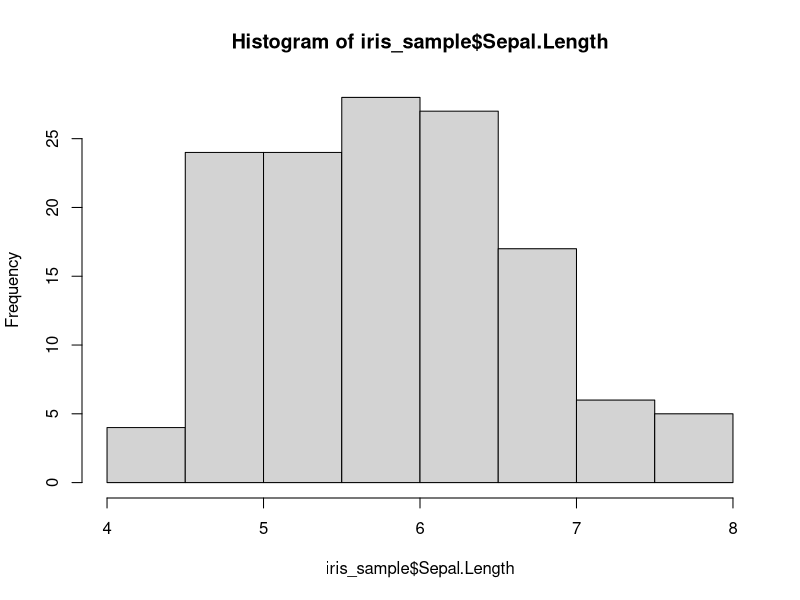
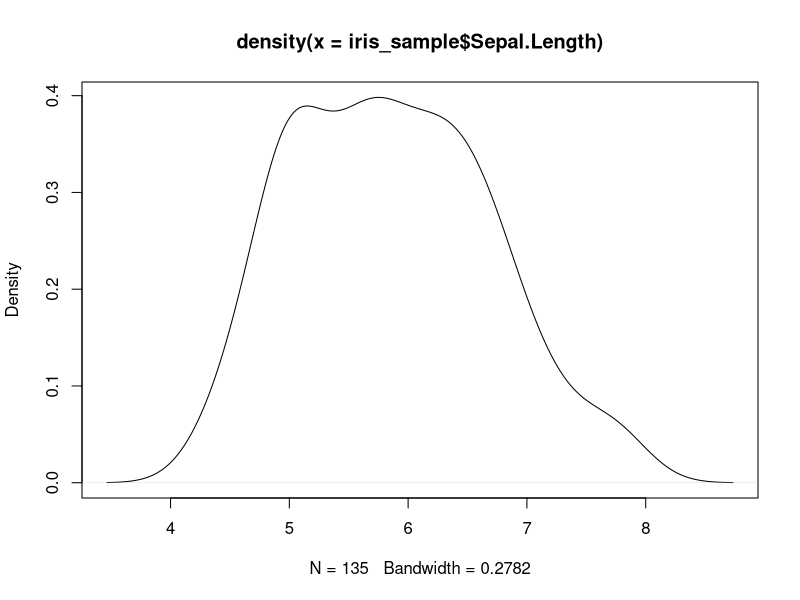
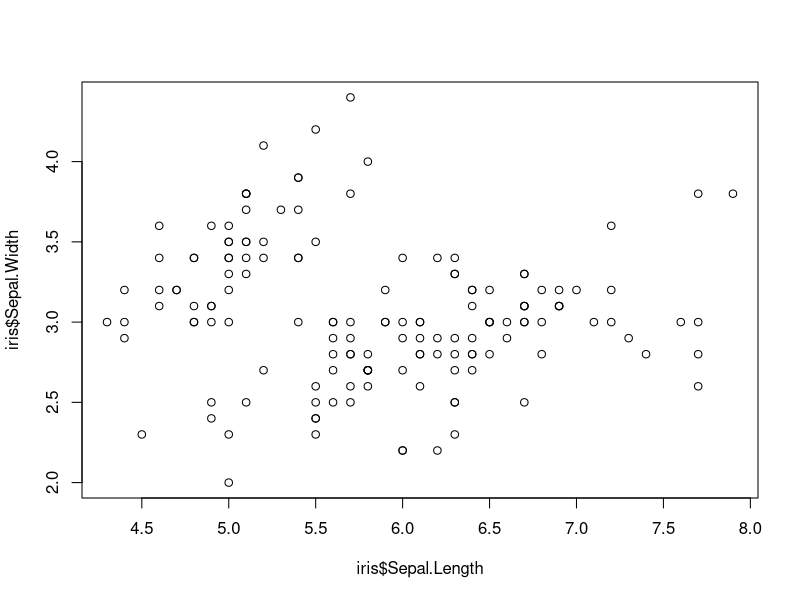
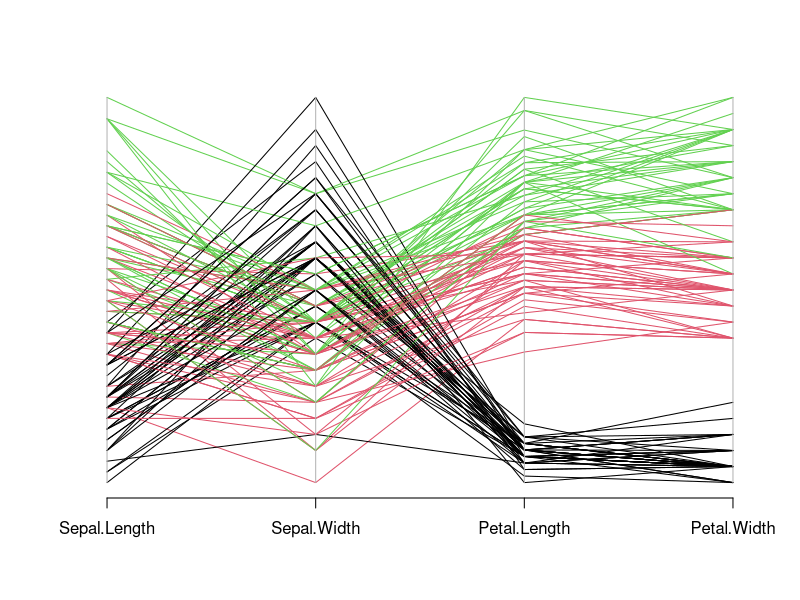

Recreate these plots in R, in order.
#Calling data Iris set
data("iris")

##Calling a sample from iris data set of 90% 
iris_sample = iris[sample(nrow(iris), nrow(iris) * .9), ]

###Calling summary data from the 90% sample data of iris
summary(iris_sample)

#Histogram for Iris Sample Sepal Length
hist(iris_sample$Sepal.Length)

#Density for Iris Sample Sepal Length 
plot(density(iris_sample$Sepal.Length))

#Scatter Plot for 
plot(iris$Sepal.Length, iris$Sepal.Width) 


library(MASS)
parcoord(iris_sample[ , 1:4], col = iris_sample$Species)


